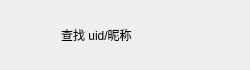
<?xml version="1.0" encoding="UTF-8"?>
<ui version="4.0">
 <class>AddUserItem</class>
 <widget class="ListItemBase" name="AddUserItem">
  <property name="geometry">
   <rect>
    <x>0</x>
    <y>0</y>
    <width>250</width>
    <height>70</height>
   </rect>
  </property>
  <property name="minimumSize">
   <size>
    <width>250</width>
    <height>70</height>
   </size>
  </property>
  <property name="maximumSize">
   <size>
    <width>250</width>
    <height>70</height>
   </size>
  </property>
  <property name="windowTitle">
   <string>AddUserItem</string>
  </property>
  <layout class="QHBoxLayout" name="horizontalLayout">
   <item>
    <widget class="QLabel" name="add_tip">
     <property name="minimumSize">
      <size>
       <width>44</width>
       <height>44</height>
      </size>
     </property>
     <property name="maximumSize">
      <size>
       <width>44</width>
       <height>44</height>
      </size>
     </property>
     <property name="text">
      <string/>
     </property>
    </widget>
   </item>
   <item>
    <widget class="QLabel" name="message_tip">
     <property name="text">
      <string>查找 uid/昵称</string>
     </property>
    </widget>
   </item>
   <item>
    <widget class="QLabel" name="right_tip">
     <property name="minimumSize">
      <size>
       <width>30</width>
       <height>30</height>
      </size>
     </property>
     <property name="maximumSize">
      <size>
       <width>30</width>
       <height>30</height>
      </size>
     </property>
     <property name="text">
      <string/>
     </property>
    </widget>
   </item>
  </layout>
 </widget>
 <customwidgets>
  <customwidget>
   <class>ListItemBase</class>
   <extends>QWidget</extends>
   <header>ListItemBase.h</header>
   <container>1</container>
  </customwidget>
 </customwidgets>
 <resources>
  <include location="../../../../../rc.qrc"/>
 </resources>
 <connections/>
</ui>
